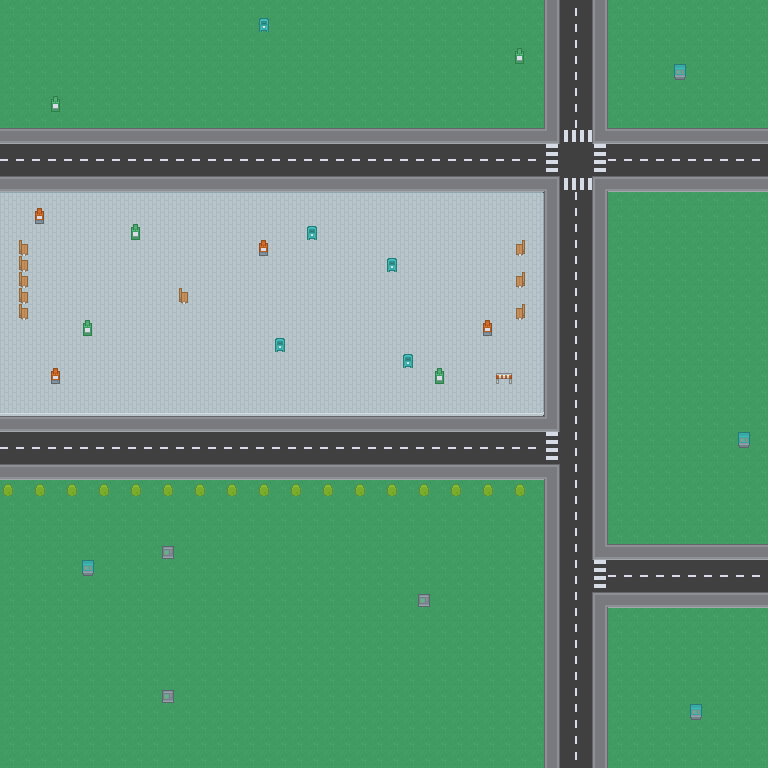

This is a level from a 2D game, rendered from its Tiled map with the project's own tilesets. A one-line summary and the map file follow, with tile-layer data summarised:
An orthogonal 48x48 tile map with 16x16 px tiles, 2 tile layers (terrain, objects) and 10 objects (4x Light).

<map version="1.0" orientation="orthogonal" renderorder="right-down" width="48" height="48" tilewidth="16" tileheight="16" nextobjectid="47">
 <tileset firstgid="1" name="roguelikeCity" tilewidth="16" tileheight="16" spacing="1">
  <image source="tileset.png" width="628" height="475" />
  <terraintypes>
   <terrain name="Grass" tile="963" />
   <terrain name="Pavement" tile="14" />
   <terrain name="Water" tile="212" />
  </terraintypes>
  <tile id="8" terrain=",,,1" />
  <tile id="9" terrain=",,1," />
  <tile id="12" terrain="1,1,1," />
  <tile id="13" terrain="1,1,,1" />
  <tile id="45" terrain=",1,," />
  <tile id="46" terrain="1,,," />
  <tile id="49" terrain="1,,1,1" />
  <tile id="50" terrain=",1,1,1" />
  <tile id="174" terrain=",,,2" />
  <tile id="175" terrain=",,2,2" />
  <tile id="176" terrain=",,2," />
  <tile id="177" terrain="2,2,2," />
  <tile id="178" terrain="2,2,,2" />
  <tile id="211" terrain=",2,,2" />
  <tile id="213" terrain="2,,2," />
  <tile id="214" terrain="2,,2,2" />
  <tile id="215" terrain=",2,2,2" />
  <tile id="248" terrain=",2,," />
  <tile id="249" terrain="2,2,," />
  <tile id="250" terrain="2,,," />
  <tile id="925" terrain=",,,0" />
  <tile id="926" terrain=",,0,0" />
  <tile id="927" terrain=",,0," />
  <tile id="928" terrain="0,0,0," />
  <tile id="929" terrain="0,0,,0" />
  <tile id="962" terrain=",0,,0" />
  <tile id="963" terrain="0,0,0,0" />
  <tile id="964" terrain="0,,0," />
  <tile id="965" terrain="0,,0,0" />
  <tile id="966" terrain=",0,0,0" />
  <tile id="999" terrain=",0,," />
  <tile id="1000" terrain="0,0,," />
  <tile id="1001" terrain="0,,," />
 </tileset>
 <layer name="terrain" width="48" height="48">
  <data>[2304 cells, 2304 non-empty, 20 distinct tile ids]</data>
 </layer>
 <layer name="objects" width="48" height="48">
  <data>[2304 cells, 48 non-empty, 9 distinct tile ids]</data>
 </layer>
 <objectgroup name="buildings">
  <object id="2" x="128" y="32" width="64" height="64">
   <properties>
    <property name="building-height" value="4" />
   </properties>
  </object>
  <object id="3" x="336" y="640" width="64" height="64">
   <properties>
    <property name="building-height" value="4" />
   </properties>
  </object>
  <object id="11" x="192" y="560" width="64" height="64">
   <properties>
    <property name="building-height" value="2" />
   </properties>
  </object>
  <object id="34" x="655" y="224" width="65" height="65">
   <properties>
    <property name="building-height" value="4" />
   </properties>
  </object>
  <object id="35" x="640" y="320" width="62" height="65">
   <properties>
    <property name="building-height" value="8" />
   </properties>
  </object>
  <object id="36" x="640" y="465" width="64" height="63">
   <properties>
    <property name="building-height" value="4" />
   </properties>
  </object>
 </objectgroup>
 <objectgroup name="models">
  <object id="39" name="Light" x="544" y="128" width="16" height="16">
   <properties>
    <property name="model" value="light" />
    <property name="rotation" value="180" />
   </properties>
  </object>
  <object id="43" name="Light" x="592" y="128" width="16" height="16">
   <properties>
    <property name="model" value="light" />
    <property name="rotation" value="270" />
   </properties>
  </object>
  <object id="45" name="Light" x="592" y="176" width="16" height="16">
   <properties>
    <property name="model" value="light" />
    <property name="rotation" value="360" />
   </properties>
  </object>
  <object id="46" name="Light" x="544" y="176" width="16" height="16">
   <properties>
    <property name="model" value="light" />
    <property name="rotation" value="90" />
   </properties>
  </object>
 </objectgroup>
</map>
